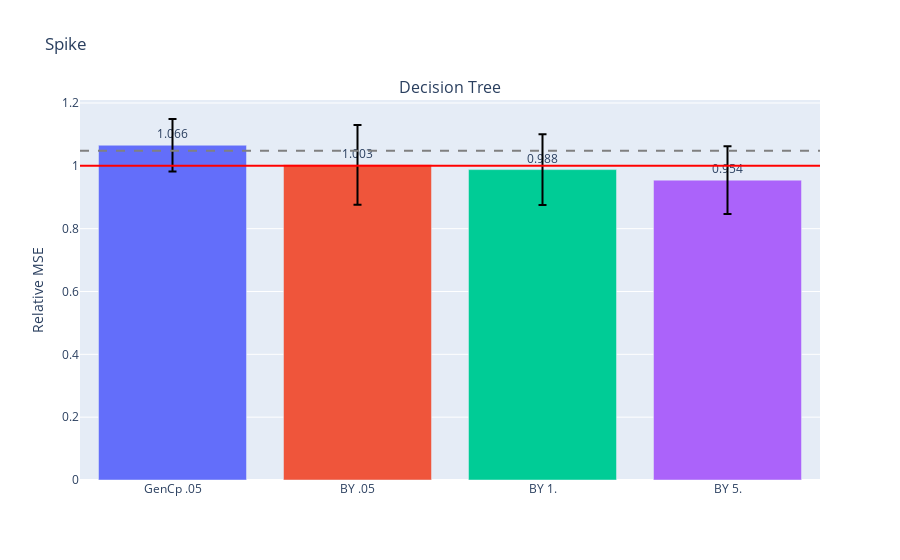

The notebook cell saved with this chart:
### Code cell
spike_fig = gen_model_barplots(
    spike_model_errs, 
    model_names, 
    est_names, 
    title="Spike", 
    has_elev_err=True,
    err_bars=True,
)
spike_fig.show()

### Figure 1 — Plotly figure (JSON) as saved in the notebook; plotly's stock layout.template omitted (floating-point values rounded to 4 significant figures)
{"data": [{"error_y": {"array": [0.0835, 0.1269, 0.1122, 0.1075], "color": "black", "type": "data"}, "marker": {"color": ["#636EFA", "#EF553B", "#00CC96", "#AB63FA", "#FFA15A", "#19D3F3", "#FF6692", "#B6E880", "#FF97FF", "#FECB52"]}, "text": [1.066, 1.003, 0.988, 0.954], "textposition": "outside", "type": "bar", "x": ["GenCp .05", "BY .05", "BY 1.", "BY 5."], "xaxis": "x", "y": [1.066, 1.003, 0.988, 0.9545], "yaxis": "y"}], "layout": {"annotations": [{"font": {"size": 16}, "showarrow": false, "text": "Decision Tree", "x": 0.5, "xanchor": "center", "xref": "paper", "y": 1, "yanchor": "bottom", "yref": "paper"}], "shapes": [{"line": {"color": "red"}, "type": "line", "x0": 0, "x1": 1, "xref": "x domain", "y0": 1, "y1": 1, "yref": "y"}, {"line": {"color": "grey", "dash": "dash"}, "type": "line", "x0": 0, "x1": 1, "xref": "x domain", "y0": 1.048, "y1": 1.048, "yref": "y"}], "showlegend": false, "title": {"text": "Spike"}, "xaxis": {"anchor": "y", "domain": [0, 1]}, "yaxis": {"anchor": "x", "domain": [0, 1], "title": {"text": "Relative MSE"}}}}
